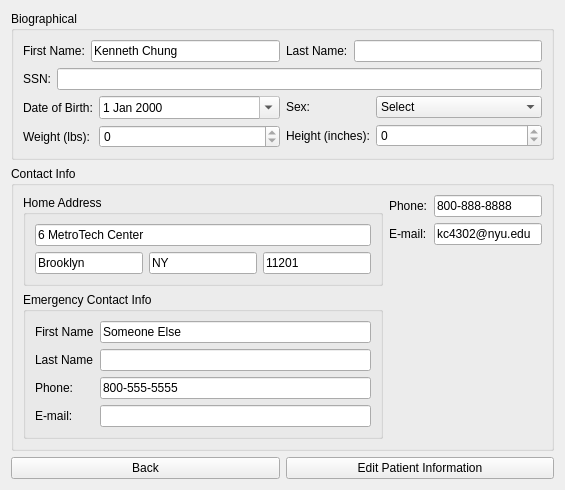
      <widget class="QWidget" name="PatientInfoPage">
       <layout class="QVBoxLayout" name="verticalLayout_7">
        <item>
         <widget class="QGroupBox" name="bio_groupBox">
          <property name="title">
           <string>Biographical</string>
          </property>
          <layout class="QVBoxLayout" name="verticalLayout_9">
           <item>
            <layout class="QVBoxLayout" name="verticalLayout_8">
             <item>
              <layout class="QHBoxLayout" name="horizontalLayout_9">
               <item>
                <widget class="QLabel" name="patientInfo_name_label">
                 <property name="text">
                  <string>First Name:</string>
                 </property>
                </widget>
               </item>
               <item>
                <widget class="QLineEdit" name="patientInfo_firstname_display">
                 <property name="text">
                  <string>Kenneth Chung</string>
                 </property>
                 <property name="readOnly">
                  <bool>true</bool>
                 </property>
                </widget>
               </item>
               <item>
                <widget class="QLabel" name="label_26">
                 <property name="text">
                  <string>Last Name:</string>
                 </property>
                </widget>
               </item>
               <item>
                <widget class="QLineEdit" name="patientInfo_lastname_display">
                 <property name="readOnly">
                  <bool>true</bool>
                 </property>
                </widget>
               </item>
              </layout>
             </item>
             <item>
              <layout class="QHBoxLayout" name="horizontalLayout_3">
               <item>
                <widget class="QLabel" name="patientInfo_ssn_label">
                 <property name="text">
                  <string>SSN:</string>
                 </property>
                </widget>
               </item>
               <item>
                <widget class="QLineEdit" name="patientInfo_ssn_display">
                 <property name="text">
                  <string/>
                 </property>
                 <property name="echoMode">
                  <enum>QLineEdit::Normal</enum>
                 </property>
                 <property name="readOnly">
                  <bool>true</bool>
                 </property>
                </widget>
               </item>
              </layout>
             </item>
             <item>
              <layout class="QHBoxLayout" name="horizontalLayout_2">
               <item>
                <layout class="QFormLayout" name="formLayout_2">
                 <item row="0" column="0">
                  <widget class="QLabel" name="patientInfo_dob_label">
                   <property name="text">
                    <string>Date of Birth:</string>
                   </property>
                  </widget>
                 </item>
                 <item row="0" column="1">
                  <widget class="QDateEdit" name="patientInfo_dob_display">
                   <property name="readOnly">
                    <bool>true</bool>
                   </property>
                   <property name="calendarPopup">
                    <bool>true</bool>
                   </property>
                  </widget>
                 </item>
                 <item row="1" column="0">
                  <widget class="QLabel" name="label_25">
                   <property name="text">
                    <string>Weight (lbs):</string>
                   </property>
                  </widget>
                 </item>
                 <item row="1" column="1">
                  <widget class="QSpinBox" name="patientInfo_weight_display">
                   <property name="readOnly">
                    <bool>true</bool>
                   </property>
                   <property name="maximum">
                    <number>1000</number>
                   </property>
                  </widget>
                 </item>
                </layout>
               </item>
               <item>
                <layout class="QFormLayout" name="formLayout_6">
                 <item row="0" column="0">
                  <widget class="QLabel" name="patientInfo_sex_label">
                   <property name="text">
                    <string>Sex:</string>
                   </property>
                  </widget>
                 </item>
                 <item row="0" column="1">
                  <widget class="QComboBox" name="patientInfo_sex_display">
                   <property name="editable">
                    <bool>false</bool>
                   </property>
                   <item>
                    <property name="text">
                     <string>Select</string>
                    </property>
                   </item>
                   <item>
                    <property name="text">
                     <string>Male</string>
                    </property>
                   </item>
                   <item>
                    <property name="text">
                     <string>Female</string>
                    </property>
                   </item>
                   <item>
                    <property name="text">
                     <string>Other</string>
                    </property>
                   </item>
                  </widget>
                 </item>
                 <item row="1" column="0">
                  <widget class="QLabel" name="label_24">
                   <property name="text">
                    <string>Height (inches):</string>
                   </property>
                  </widget>
                 </item>
                 <item row="1" column="1">
                  <widget class="QSpinBox" name="patientInfo_height_display">
                   <property name="readOnly">
                    <bool>true</bool>
                   </property>
                   <property name="maximum">
                    <number>1000</number>
                   </property>
                  </widget>
                 </item>
                </layout>
               </item>
              </layout>
             </item>
            </layout>
           </item>
          </layout>
         </widget>
        </item>
        <item>
         <widget class="QGroupBox" name="contactInfo_groupBox">
          <property name="title">
           <string>Contact Info</string>
          </property>
          <layout class="QGridLayout" name="gridLayout_6">
           <item row="0" column="0">
            <widget class="QGroupBox" name="address_groupBox">
             <property name="title">
              <string>Home Address</string>
             </property>
             <layout class="QGridLayout" name="gridLayout_4">
              <item row="0" column="0">
               <layout class="QVBoxLayout" name="verticalLayout_5">
                <item>
                 <widget class="QLineEdit" name="patientInfo_street_display">
                  <property name="text">
                   <string>6 MetroTech Center</string>
                  </property>
                  <property name="readOnly">
                   <bool>true</bool>
                  </property>
                 </widget>
                </item>
                <item>
                 <layout class="QHBoxLayout" name="horizontalLayout_6">
                  <item>
                   <widget class="QLineEdit" name="patientInfo_city_display">
                    <property name="text">
                     <string>Brooklyn</string>
                    </property>
                    <property name="readOnly">
                     <bool>true</bool>
                    </property>
                   </widget>
                  </item>
                  <item>
                   <widget class="QLineEdit" name="patientInfo_state_display">
                    <property name="text">
                     <string>NY</string>
                    </property>
                    <property name="readOnly">
                     <bool>true</bool>
                    </property>
                   </widget>
                  </item>
                  <item>
                   <widget class="QLineEdit" name="patientInfo_zip_display">
                    <property name="text">
                     <string>11201</string>
                    </property>
                    <property name="readOnly">
                     <bool>true</bool>
                    </property>
                   </widget>
                  </item>
                 </layout>
                </item>
               </layout>
              </item>
             </layout>
            </widget>
           </item>
           <item row="0" column="1">
            <layout class="QFormLayout" name="formLayout_3">
             <item row="0" column="0">
              <widget class="QLabel" name="patientInfo_phone_label">
               <property name="text">
                <string>Phone:</string>
               </property>
              </widget>
             </item>
             <item row="0" column="1">
              <widget class="QLineEdit" name="patientInfo_phone_display">
               <property name="enabled">
                <bool>true</bool>
               </property>
               <property name="text">
                <string>800-888-8888</string>
               </property>
               <property name="readOnly">
                <bool>true</bool>
               </property>
              </widget>
             </item>
             <item row="1" column="0">
              <widget class="QLabel" name="patientInfo_email_label">
               <property name="text">
                <string>E-mail:</string>
               </property>
              </widget>
             </item>
             <item row="1" column="1">
              <widget class="QLineEdit" name="patientInfo_email_display">
               <property name="text">
                <string>kc4302@nyu.edu</string>
               </property>
               <property name="readOnly">
                <bool>true</bool>
               </property>
              </widget>
             </item>
            </layout>
           </item>
           <item row="1" column="0">
            <widget class="QGroupBox" name="emergencyContact_groupBox">
             <property name="title">
              <string>Emergency Contact Info</string>
             </property>
             <layout class="QGridLayout" name="gridLayout_5">
              <item row="0" column="0">
               <layout class="QFormLayout" name="formLayout_5">
                <item row="2" column="0">
                 <widget class="QLabel" name="patientInfo_ec_phone_label">
                  <property name="text">
                   <string>Phone:</string>
                  </property>
                 </widget>
                </item>
                <item row="2" column="1">
                 <widget class="QLineEdit" name="patientInfo_ec_phone_display">
                  <property name="text">
                   <string>800-555-5555</string>
                  </property>
                  <property name="readOnly">
                   <bool>true</bool>
                  </property>
                 </widget>
                </item>
                <item row="3" column="0">
                 <widget class="QLabel" name="patientInfo_ec_email_label">
                  <property name="text">
                   <string>E-mail:</string>
                  </property>
                 </widget>
                </item>
                <item row="3" column="1">
                 <widget class="QLineEdit" name="patientInfo_ec_email_display">
                  <property name="text">
                   <string/>
                  </property>
                  <property name="readOnly">
                   <bool>true</bool>
                  </property>
                 </widget>
                </item>
                <item row="0" column="0">
                 <widget class="QLabel" name="patientInfo_ec_name_label">
                  <property name="text">
                   <string>First Name</string>
                  </property>
                 </widget>
                </item>
                <item row="0" column="1">
                 <widget class="QLineEdit" name="patientInfo_ec_firstname_display">
                  <property name="text">
                   <string>Someone Else</string>
                  </property>
                  <property name="readOnly">
                   <bool>true</bool>
                  </property>
                 </widget>
                </item>
                <item row="1" column="0">
                 <widget class="QLabel" name="label_27">
                  <property name="text">
                   <string>Last Name</string>
                  </property>
                 </widget>
                </item>
                <item row="1" column="1">
                 <widget class="QLineEdit" name="patientInfo_ec_lastname_display">
                  <property name="readOnly">
                   <bool>true</bool>
                  </property>
                 </widget>
                </item>
               </layout>
              </item>
             </layout>
            </widget>
           </item>
          </layout>
         </widget>
        </item>
        <item>
         <layout class="QHBoxLayout" name="horizontalLayout_11">
          <item>
           <widget class="QPushButton" name="patientInfo_back_button">
            <property name="text">
             <string>Back</string>
            </property>
           </widget>
          </item>
          <item>
           <widget class="QPushButton" name="patientInfo_editsave_button">
            <property name="text">
             <string>Edit Patient Information</string>
            </property>
           </widget>
          </item>
         </layout>
        </item>
       </layout>
      </widget>
